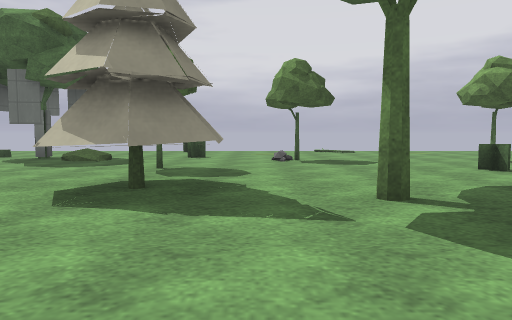
[1] (above)

24 first-person views from a walk through a 3-D level made in the Godot game engine. The camera is 1.3 m above the floor, tilts 4° down and sees 70° across. The floor is counted in squares, 2 m on a side. Each view is taken from the middle of a square. On the plan, view 1 faces up. The plan holds only what a view shows up to about 11 squares ahead; the rest is blank. The place goes on beyond the plan. Door leaves are left out where a doorway can be walked through. Surface patterns are stand-ins for the level's own textures.

[2]
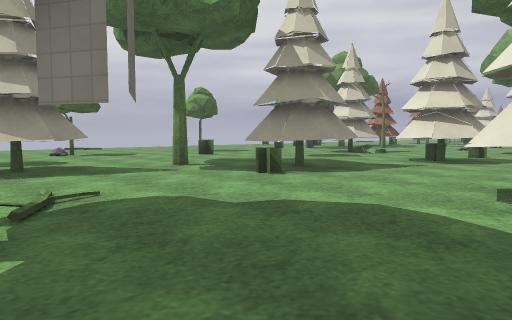

[3]
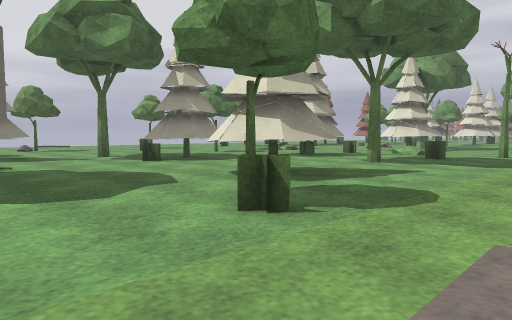

[4]
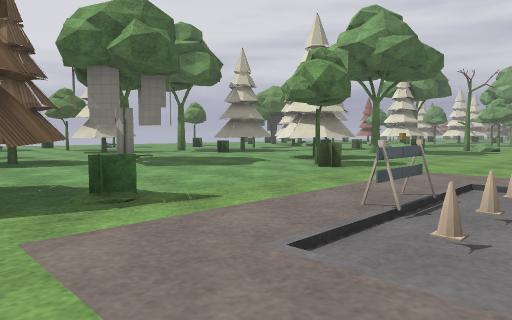

[5]
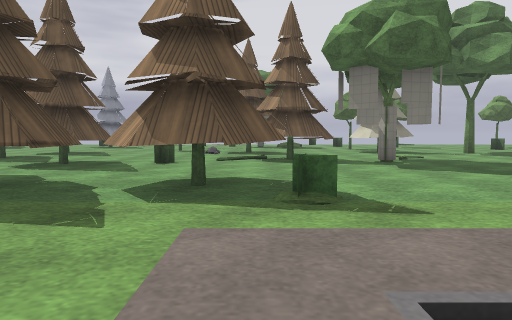

[6]
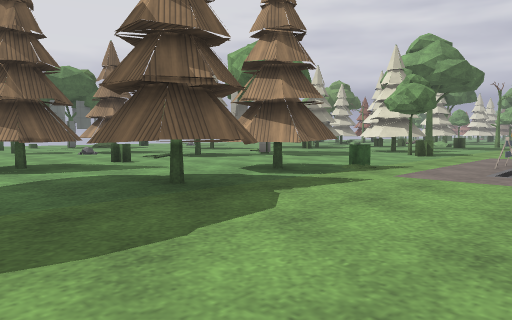

[7]
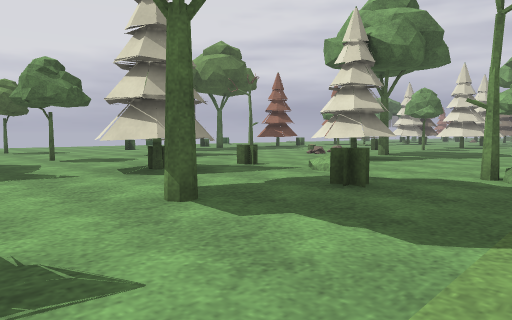

[8]
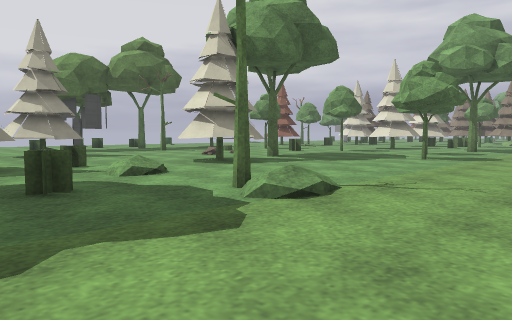

[9]
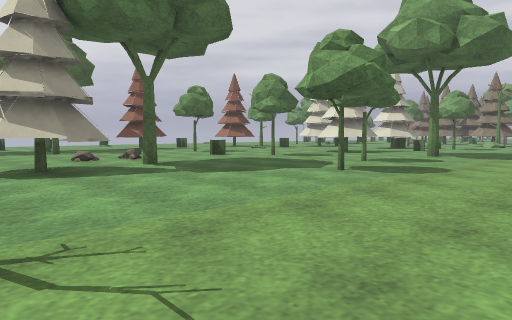

[10]
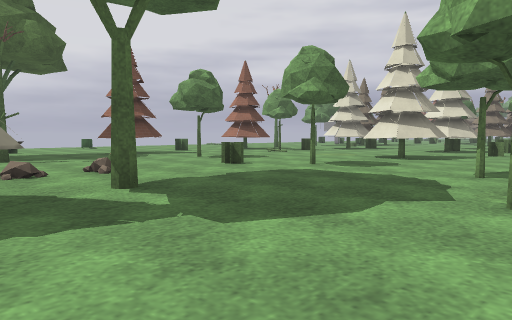

[11]
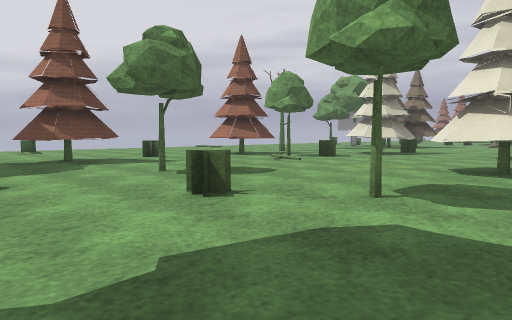

[12]
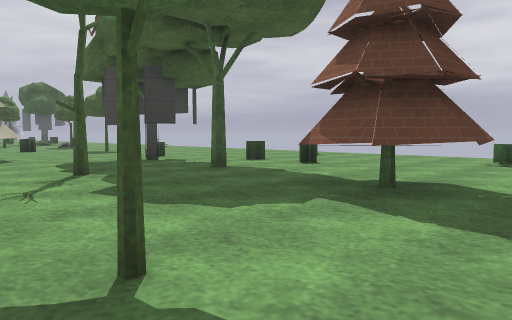

[13]
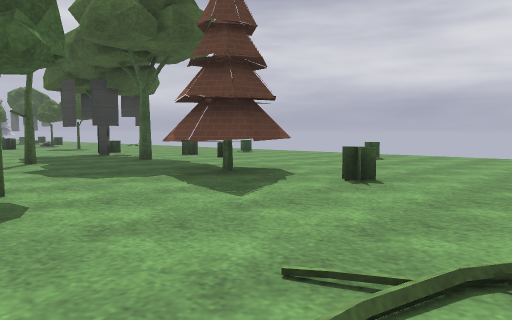

[14]
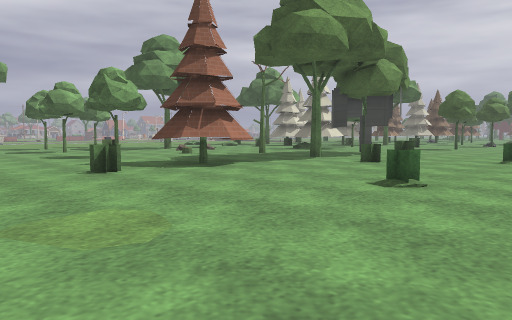

[15]
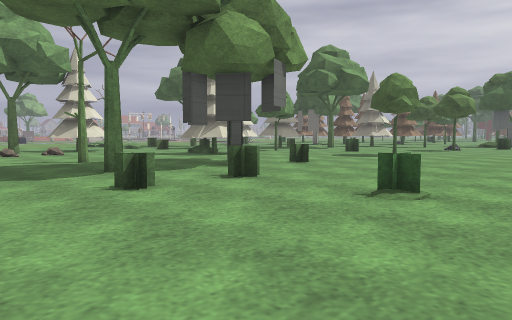

[16]
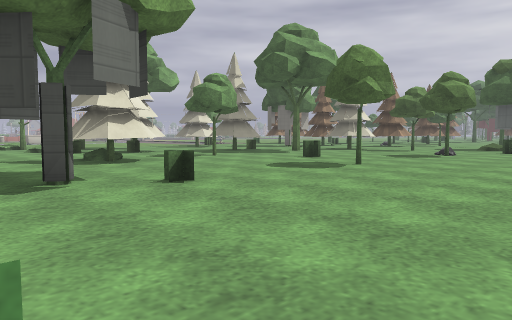

[17]
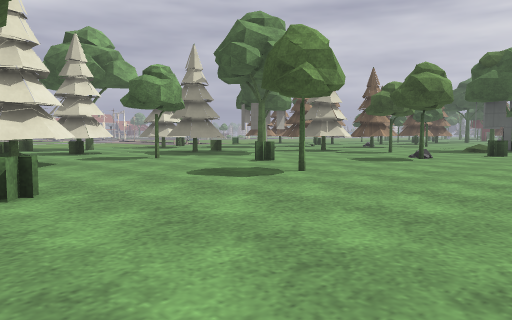

[18]
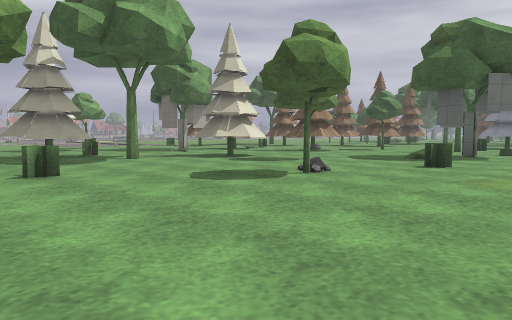

[19]
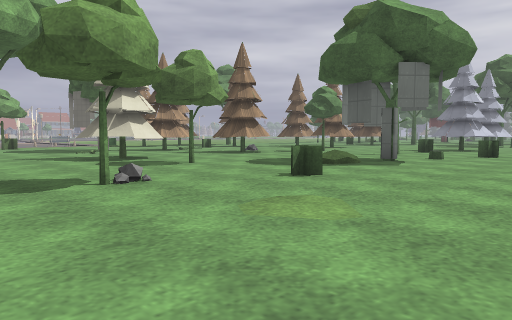

[20]
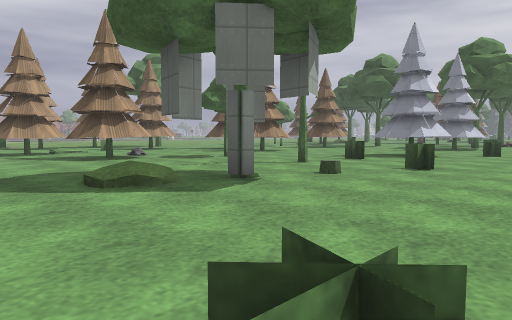

[21]
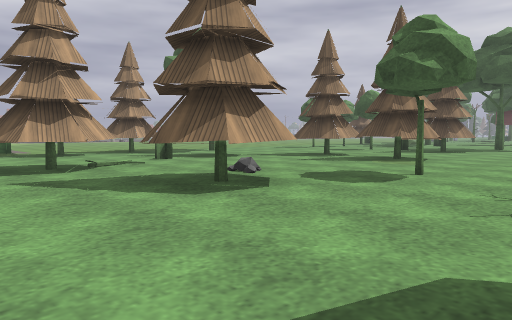

[22]
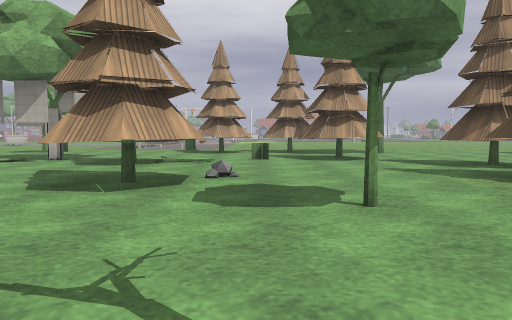

[23]
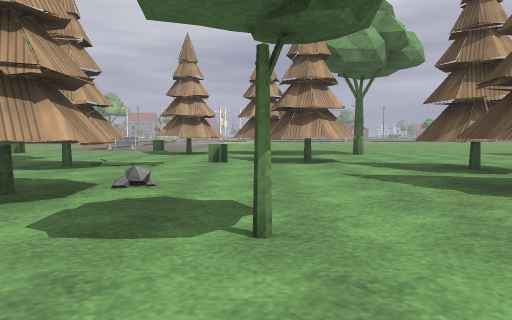

[24]
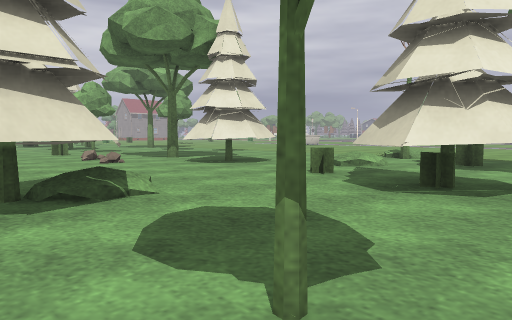

### Floor plan
Key: @ floor where view 1 was taken; # wall or solid block; x gap in a wall; . main floor; - floor 0.25 m lower than the main floor; : floor 0.5 m higher than the main floor; / step, stairs or slope; = window, fence, low wall or low ledge; T thing the floor can be seen under or through; C cone.
Columns run from 12 left of view 1 to 23 right of it. Each row starts with its distance up from view 1.
 14        ..=. ....          ..........
 13   ................. ................
 12 .........................=....=.....
 11 ...=................................
 10 ......#./.=..............=.=.......
  9 x=.#..../....#....#...=............
  8  ......................#..#..###=..
  7  .........#.....=............###...
  6 ...#................................
  5 #....##...##.........##...#.........
  4 #....##...##.#....#..##.......#.....
  3 #....##..............:..............
  2 ..............##....................
  1 ......###.....##..##..........=.....
  0 .##...###x..@.....##.=.##......#.##
 -1 .##x=.............##...##x#......###
 -2 .............# ....../..............
 -3 .............##..#..................
 -4  . T.TT......##....=........#.#..#.
 -5  .TTTTT=...=.........#.............
 -6 ...................................
 -7 ...............................
 -8 .......-CC-...    ........
 -9 .... ..--

Where each view was taken, in squares from view 1:
view 1: 0 up, 0 right, facing up
view 2: 3 down, 3 left, facing up-right
view 3: 7 down, 3 left, facing up-right
view 4: 9 down, 7 left, facing up-right
view 5: 9 down, 6 left, facing up
view 6: 9 down, 12 left, facing up-right
view 7: 6 down, 3 right, facing up-right
view 8: 8 down, 6 right, facing up-right
view 9: 8 down, 10 right, facing up-right
view 10: 5 down, 12 right, facing up-right
view 11: 2 down, 15 right, facing up-right
view 12: 3 up, 20 right, facing up-left
view 13: 3 up, 23 right, facing up-left
view 14: 14 up, 23 right, facing down-left
view 15: 14 up, 17 right, facing down-left
view 16: 13 up, 13 right, facing down-left
view 17: 13 up, 11 right, facing down-left
view 18: 13 up, 6 right, facing down-left
view 19: 14 up, 3 right, facing down-left
view 20: 14 up, 2 left, facing down-left
view 21: 8 up, 3 left, facing down-left
view 22: 9 up, 8 left, facing down
view 23: 8 up, 9 left, facing down
view 24: 5 up, 5 right, facing down-right
